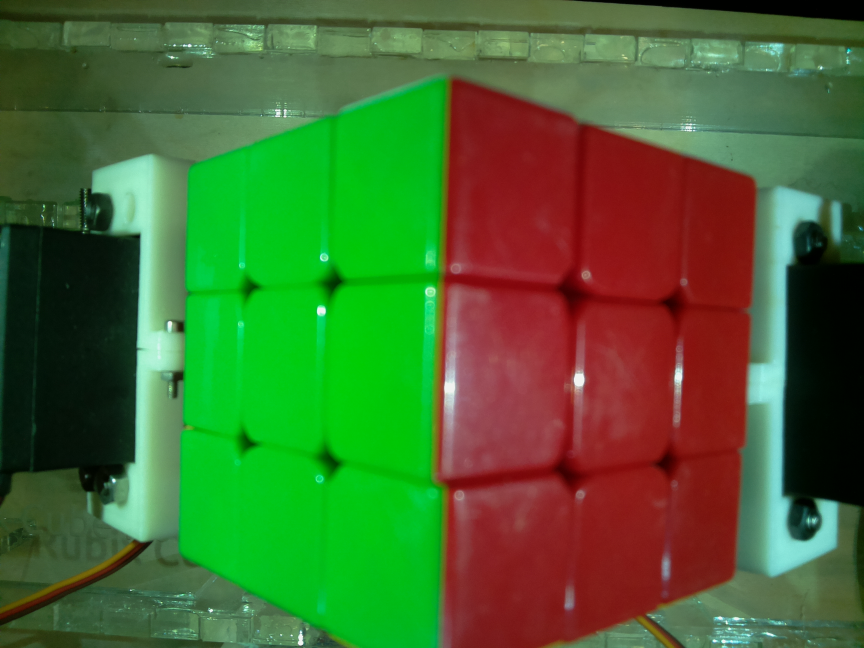
#> input picture r-g.jpg, 2592 x 1944 px, given in place of cornerimgresized.JPG, which was not available (shown at 1/3 size)
$ python colordetectiontest.py
#> lines starting #> are read from the running program, lines starting #| are printed output that depends on the picture; after the words box and inside, x2 and y2 are one past the last pixel; in counts of white or black regions, pixels touching at a corner belong together; pictures that were not available may be replaced by others from this repository, and a replacement may not be noted
import numpy as np
import argparse
import cv2
import matplotlib.pyplot as plt
import matplotlib.image as mpimg

img = cv2.imread('cornerimgresized.JPG')
#> img is the input picture: shape (1944, 2592, 3); mean B, G, R 48.9, 103.8, 70.9

boundaries = [ #these are BGR values
	([85, 150, 15], [150, 190, 100]), #green
	([0, 0, 71], [45, 70, 160]), #red
	([0, 110, 160], [15, 174, 250]), #yellow
]

def detectColors():
	for (lower, upper) in boundaries:
		lower = np.array(lower, dtype = "uint8")
		upper = np.array(upper, dtype = "uint8")
		mask = cv2.inRange(img, lower, upper)
		output = cv2.bitwise_and(img, img, mask = mask)

		cv2.imshow("red detection", np.hstack([img, output]))
		cv2.waitKey(0)
#> this loop made 3 passes
#> pass 1, in detectColors, `mask = cv2.inRange(img, lower, upper)`:
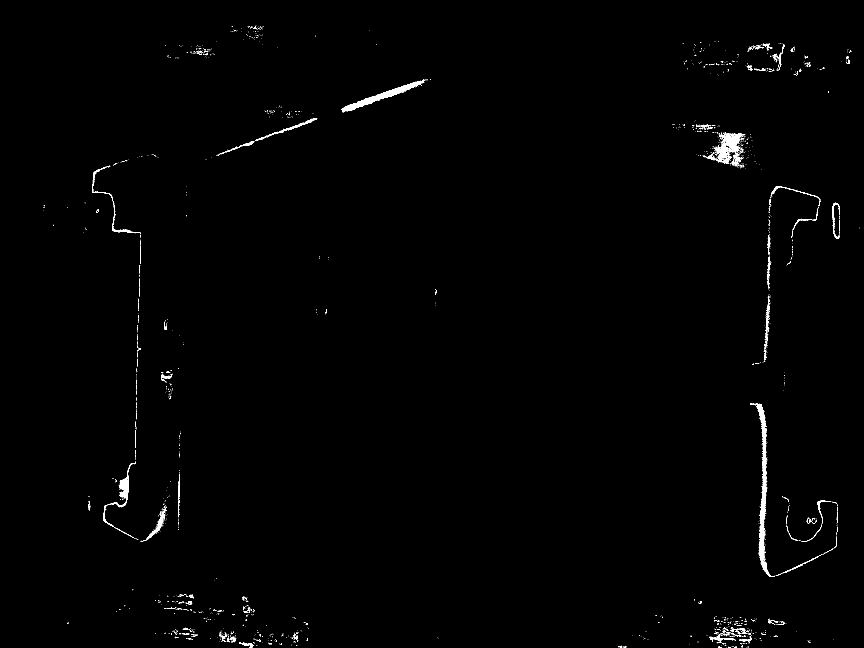
#> mask: shape (1944, 2592) (shown at 1/3 size); 0.63% white; 1585 white regions (1457 under 20 px), largest, box (x1, y1, x2, y2) and area: (2250, 1210, 2324, 1731) 5779, (1024, 238, 1276, 337) 3965, (2119, 400, 2234, 492) 3234
#> pass 1, in detectColors, `output = cv2.bitwise_and(img, img, mask = mask)`:
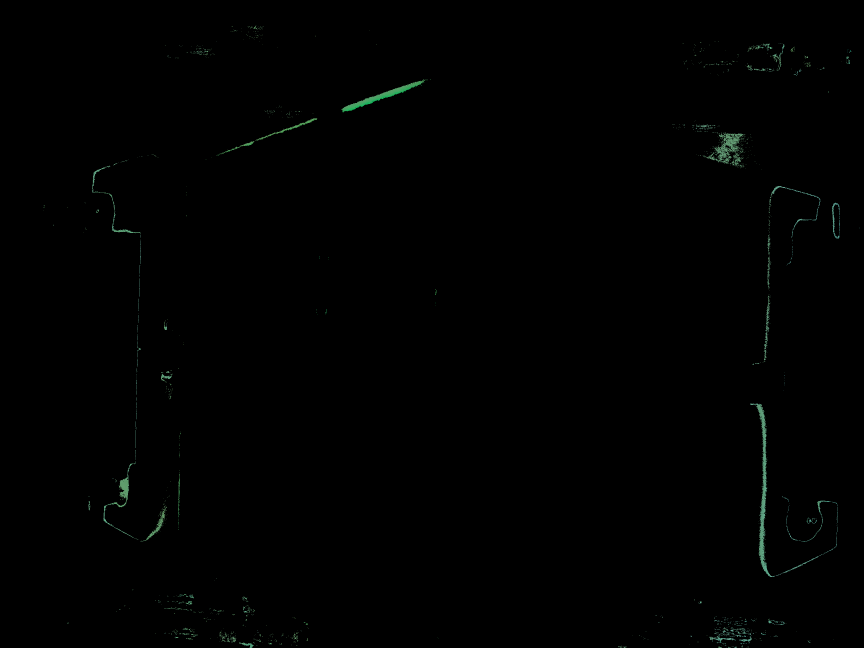
#> output: shape (1944, 2592, 3) (shown at 1/3 size); mean B, G, R 0.7, 1, 0.6
#> pass 1, in detectColors, `cv2.imshow("red detection", np.hstack([img, output]))`:
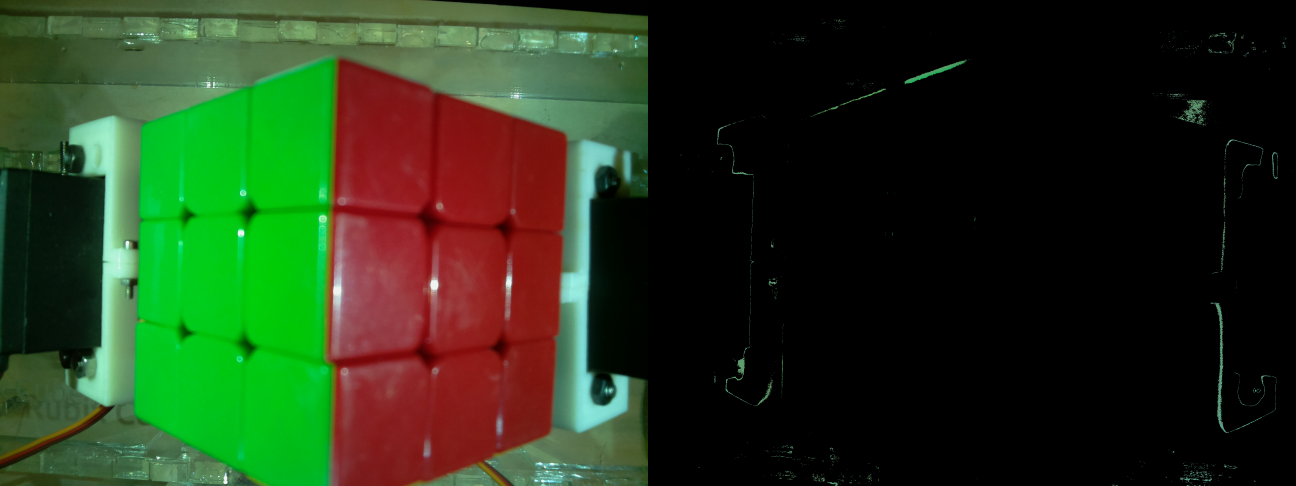
#> window 'red detection': shape (1944, 5184, 3) (shown at 1/4 size); mean B, G, R 24.8, 52.4, 35.7
#> pass 2, in detectColors, `mask = cv2.inRange(img, lower, upper)`:
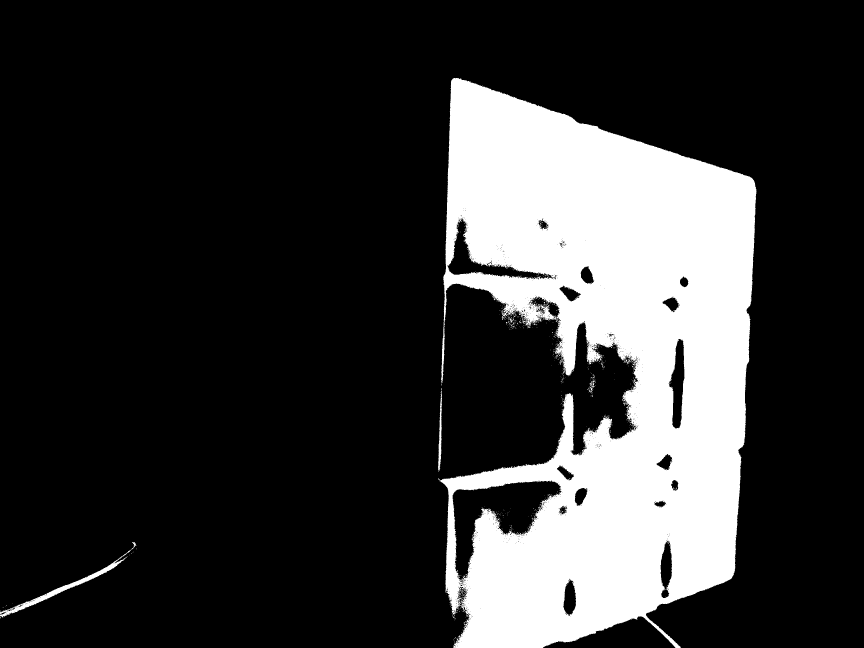
#> mask: shape (1944, 2592) (shown at 1/3 size); 20.8% white; 741 white regions (729 under 20 px), largest, box (x1, y1, x2, y2) and area: (1319, 234, 2270, 1944) 1039495, (0, 1626, 409, 1852) 5576, (1314, 1172, 1326, 1412) 1294

detectColors()
"""
plotimage = mpimg.imread('cornerimgresized.JPG')
imgplot = plt.imshow(plotimage)
plt.show()
"""

$ run again, on y-b.jpg
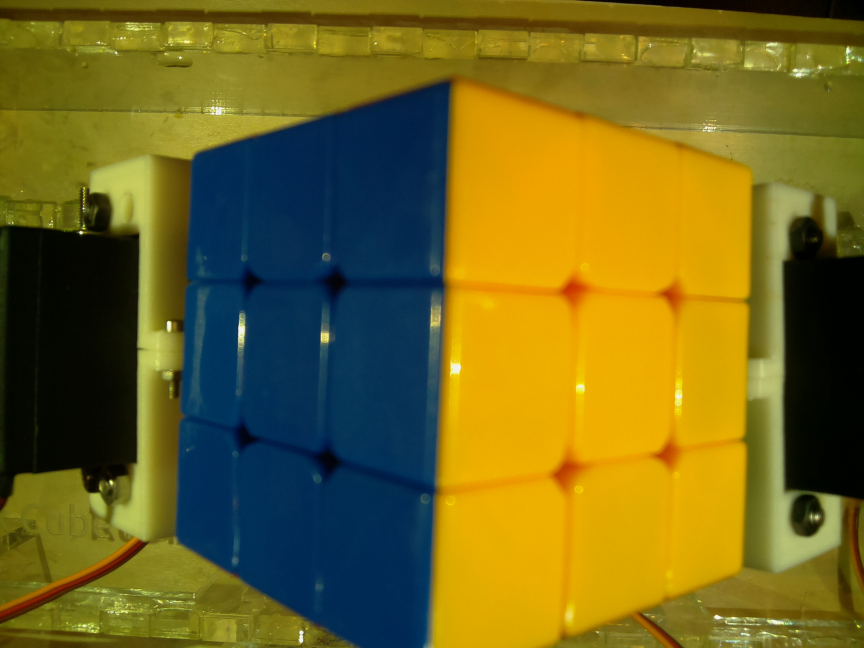
#> input picture y-b.jpg, 2592 x 1944 px, given in place of cornerimgresized.JPG, which was not available (shown at 1/3 size)
#> img is the input picture: shape (1944, 2592, 3); mean B, G, R 31, 102.7, 113.9
#> the loop in detectColors, `for (lower, upper) in boundaries:` made 3 passes
#> pass 1, in detectColors, `cv2.imshow("red detection", np.hstack([img, output]))`:
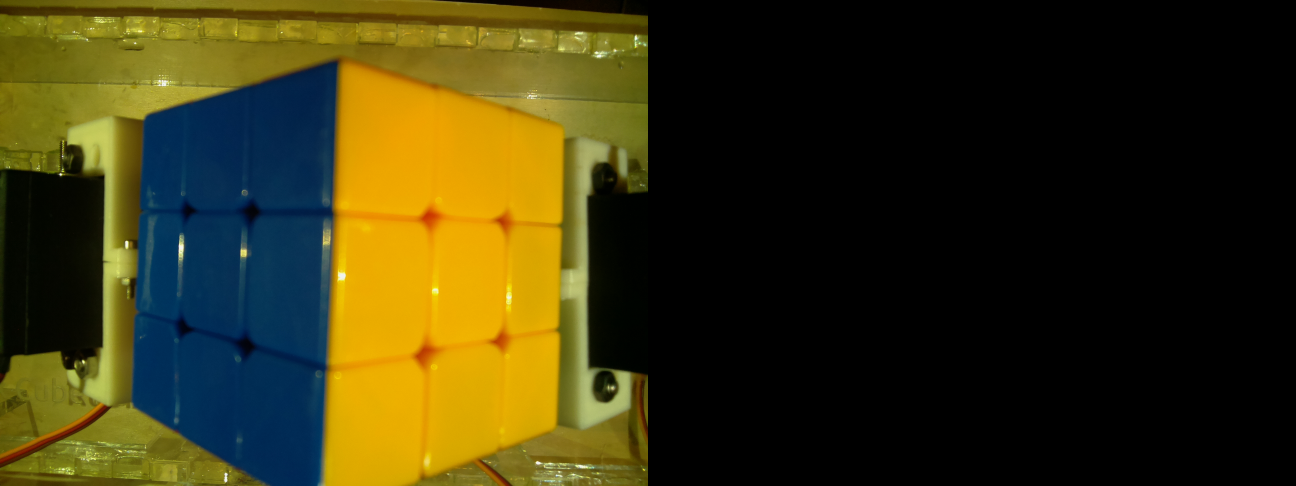
#> window 'red detection': shape (1944, 5184, 3) (shown at 1/4 size); mean B, G, R 15.5, 51.4, 57
#> pass 2, in detectColors, `mask = cv2.inRange(img, lower, upper)`:
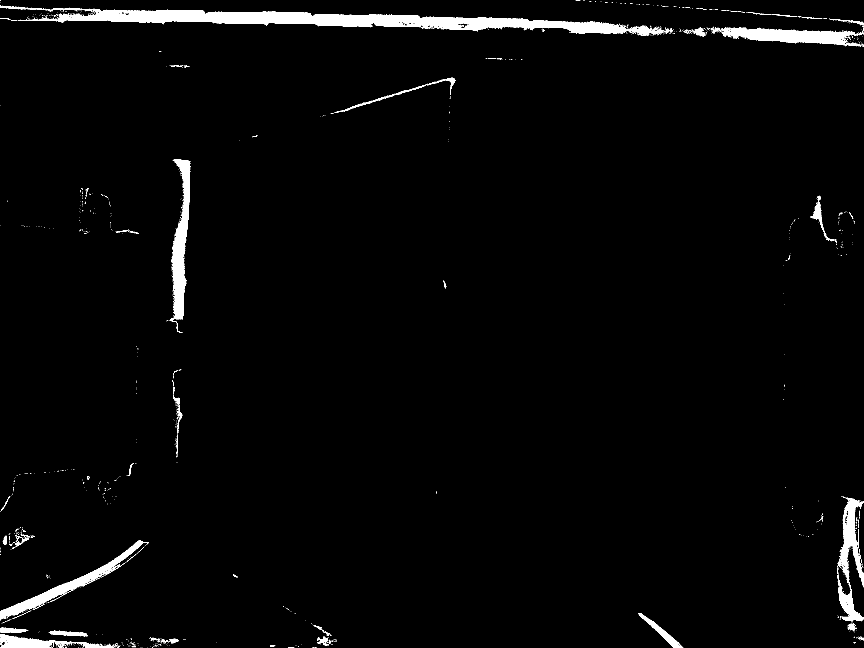
#> mask: shape (1944, 2592) (shown at 1/3 size); 2.4% white; 1203 white regions (1116 under 20 px), largest, box (x1, y1, x2, y2) and area: (0, 17, 1992, 108) 53037, (508, 478, 571, 999) 12942, (2162, 82, 2592, 140) 12330
